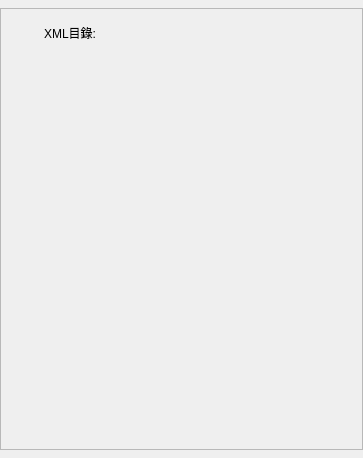
<?xml version="1.0" encoding="UTF-8"?>
<ui version="4.0">
 <class>Project</class>
 <widget class="QWidget" name="Project">
  <property name="geometry">
   <rect>
    <x>0</x>
    <y>0</y>
    <width>363</width>
    <height>458</height>
   </rect>
  </property>
  <property name="sizePolicy">
   <sizepolicy hsizetype="Preferred" vsizetype="Maximum">
    <horstretch>0</horstretch>
    <verstretch>0</verstretch>
   </sizepolicy>
  </property>
  <property name="windowTitle">
   <string>Form</string>
  </property>
  <layout class="QVBoxLayout" name="verticalLayout">
   <property name="spacing">
    <number>6</number>
   </property>
   <property name="leftMargin">
    <number>0</number>
   </property>
   <property name="topMargin">
    <number>8</number>
   </property>
   <property name="rightMargin">
    <number>0</number>
   </property>
   <property name="bottomMargin">
    <number>8</number>
   </property>
   <item>
    <widget class="QScrollArea" name="scrollArea">
     <property name="sizePolicy">
      <sizepolicy hsizetype="Expanding" vsizetype="MinimumExpanding">
       <horstretch>0</horstretch>
       <verstretch>0</verstretch>
      </sizepolicy>
     </property>
     <property name="minimumSize">
      <size>
       <width>0</width>
       <height>32</height>
      </size>
     </property>
     <property name="widgetResizable">
      <bool>true</bool>
     </property>
     <widget class="QWidget" name="scrollAreaWidgetContents">
      <property name="geometry">
       <rect>
        <x>0</x>
        <y>0</y>
        <width>361</width>
        <height>440</height>
       </rect>
      </property>
      <layout class="QVBoxLayout" name="verticalLayout_5">
       <property name="spacing">
        <number>3</number>
       </property>
       <item>
        <layout class="QVBoxLayout" name="verticalLayout_2">
         <property name="spacing">
          <number>6</number>
         </property>
         <property name="leftMargin">
          <number>3</number>
         </property>
         <property name="topMargin">
          <number>3</number>
         </property>
         <property name="rightMargin">
          <number>3</number>
         </property>
         <property name="bottomMargin">
          <number>3</number>
         </property>
         <item>
          <layout class="QFormLayout" name="formLayout_2">
           <property name="verticalSpacing">
            <number>6</number>
           </property>
           <property name="leftMargin">
            <number>3</number>
           </property>
           <property name="topMargin">
            <number>3</number>
           </property>
           <property name="rightMargin">
            <number>3</number>
           </property>
           <property name="bottomMargin">
            <number>3</number>
           </property>
           <item row="0" column="0">
            <widget class="QLabel" name="location_label_2">
             <property name="minimumSize">
              <size>
               <width>80</width>
               <height>0</height>
              </size>
             </property>
             <property name="maximumSize">
              <size>
               <width>80</width>
               <height>16777215</height>
              </size>
             </property>
             <property name="baseSize">
              <size>
               <width>0</width>
               <height>0</height>
              </size>
             </property>
             <property name="layoutDirection">
              <enum>Qt::LeftToRight</enum>
             </property>
             <property name="text">
              <string>XML目錄:</string>
             </property>
             <property name="alignment">
              <set>Qt::AlignRight|Qt::AlignTrailing|Qt::AlignVCenter</set>
             </property>
            </widget>
           </item>
           <item row="0" column="1">
            <layout class="QHBoxLayout" name="xml_layout"/>
           </item>
          </layout>
         </item>
        </layout>
       </item>
       <item>
        <spacer name="verticalSpacer">
         <property name="orientation">
          <enum>Qt::Vertical</enum>
         </property>
         <property name="sizeHint" stdset="0">
          <size>
           <width>20</width>
           <height>40</height>
          </size>
         </property>
        </spacer>
       </item>
      </layout>
     </widget>
    </widget>
   </item>
  </layout>
 </widget>
 <resources/>
 <connections/>
</ui>
